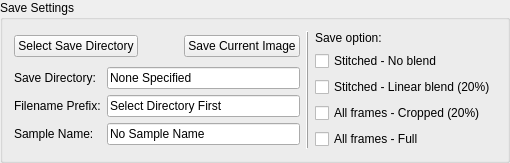
           <widget class="QGroupBox" name="groupBox_5">
            <property name="title">
             <string>Save Settings</string>
            </property>
            <layout class="QHBoxLayout" name="horizontalLayout_8" stretch="1,0,0">
             <item>
              <layout class="QVBoxLayout" name="verticalLayout_8">
               <item>
                <layout class="QHBoxLayout" name="horizontalLayout_92">
                 <item>
                  <widget class="QPushButton" name="pushButton_saveSelectDirectory">
                   <property name="sizePolicy">
                    <sizepolicy hsizetype="Fixed" vsizetype="Fixed">
                     <horstretch>0</horstretch>
                     <verstretch>0</verstretch>
                    </sizepolicy>
                   </property>
                   <property name="toolTip">
                    <string>Select a file directory for image saving</string>
                   </property>
                   <property name="text">
                    <string>Select Save Directory</string>
                   </property>
                  </widget>
                 </item>
                 <item>
                  <spacer name="horizontalSpacer_2">
                   <property name="orientation">
                    <enum>Qt::Horizontal</enum>
                   </property>
                   <property name="sizeHint" stdset="0">
                    <size>
                     <width>40</width>
                     <height>20</height>
                    </size>
                   </property>
                  </spacer>
                 </item>
                 <item>
                  <widget class="QPushButton" name="pushButton_saveCurrentImage">
                   <property name="sizePolicy">
                    <sizepolicy hsizetype="Minimum" vsizetype="Fixed">
                     <horstretch>0</horstretch>
                     <verstretch>0</verstretch>
                    </sizepolicy>
                   </property>
                   <property name="toolTip">
                    <string>Save single image</string>
                   </property>
                   <property name="text">
                    <string>Save Current Image</string>
                   </property>
                  </widget>
                 </item>
                </layout>
               </item>
               <item>
                <layout class="QGridLayout" name="gridLayout_9">
                 <item row="0" column="0">
                  <widget class="QLabel" name="label_8">
                   <property name="text">
                    <string>Save Directory:</string>
                   </property>
                  </widget>
                 </item>
                 <item row="2" column="0">
                  <widget class="QLabel" name="label_46">
                   <property name="text">
                    <string>Sample Name:</string>
                   </property>
                  </widget>
                 </item>
                 <item row="0" column="1">
                  <widget class="QLineEdit" name="lineEdit_saveDirectory">
                   <property name="text">
                    <string>None Specified</string>
                   </property>
                  </widget>
                 </item>
                 <item row="1" column="0">
                  <widget class="QLabel" name="label_45">
                   <property name="text">
                    <string>Filename Prefix:</string>
                   </property>
                  </widget>
                 </item>
                 <item row="2" column="1">
                  <widget class="QLineEdit" name="lineEdit_metaSampleName">
                   <property name="text">
                    <string>No Sample Name</string>
                   </property>
                  </widget>
                 </item>
                 <item row="1" column="1">
                  <widget class="QLineEdit" name="lineEdit_saveFilename">
                   <property name="text">
                    <string>Select Directory First</string>
                   </property>
                  </widget>
                 </item>
                </layout>
               </item>
              </layout>
             </item>
             <item>
              <widget class="Line" name="line_5">
               <property name="frameShadow">
                <enum>QFrame::Raised</enum>
               </property>
               <property name="orientation">
                <enum>Qt::Vertical</enum>
               </property>
              </widget>
             </item>
             <item>
              <layout class="QVBoxLayout" name="verticalLayout_11">
               <item>
                <widget class="QLabel" name="label_7">
                 <property name="text">
                  <string>Save option:</string>
                 </property>
                </widget>
               </item>
               <item>
                <widget class="QCheckBox" name="checkBox_saveStitch">
                 <property name="sizePolicy">
                  <sizepolicy hsizetype="Expanding" vsizetype="Preferred">
                   <horstretch>0</horstretch>
                   <verstretch>0</verstretch>
                  </sizepolicy>
                 </property>
                 <property name="text">
                  <string>Stitched - No blend</string>
                 </property>
                </widget>
               </item>
               <item>
                <widget class="QCheckBox" name="checkBox_saveStitchBlend">
                 <property name="sizePolicy">
                  <sizepolicy hsizetype="Expanding" vsizetype="Preferred">
                   <horstretch>0</horstretch>
                   <verstretch>0</verstretch>
                  </sizepolicy>
                 </property>
                 <property name="toolTip">
                  <string>Overlap the camera scans that form each image</string>
                 </property>
                 <property name="text">
                  <string>Stitched - Linear blend (20%)</string>
                 </property>
                </widget>
               </item>
               <item>
                <widget class="QCheckBox" name="checkBox_saveAllCrop">
                 <property name="sizePolicy">
                  <sizepolicy hsizetype="Expanding" vsizetype="Preferred">
                   <horstretch>0</horstretch>
                   <verstretch>0</verstretch>
                  </sizepolicy>
                 </property>
                 <property name="toolTip">
                  <string>Save all the camera scans that form each image</string>
                 </property>
                 <property name="text">
                  <string>All frames - Cropped (20%)</string>
                 </property>
                </widget>
               </item>
               <item>
                <widget class="QCheckBox" name="checkBox_saveAllFull">
                 <property name="sizePolicy">
                  <sizepolicy hsizetype="Expanding" vsizetype="Preferred">
                   <horstretch>0</horstretch>
                   <verstretch>0</verstretch>
                  </sizepolicy>
                 </property>
                 <property name="text">
                  <string>All frames - Full</string>
                 </property>
                </widget>
               </item>
              </layout>
             </item>
            </layout>
           </widget>
